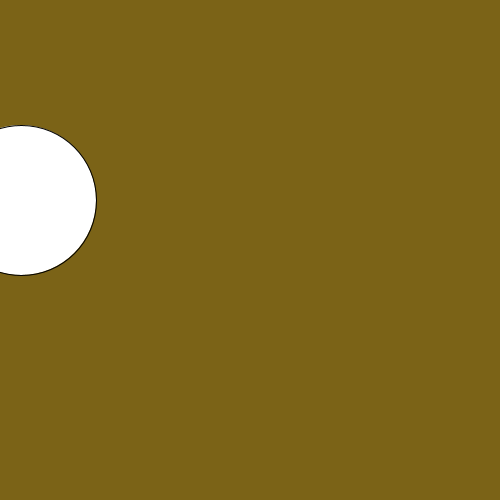
Frame 1 (no input)
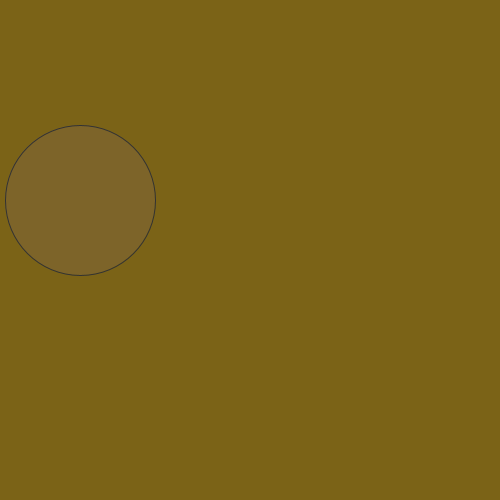
Frame 60 (the mouse pressed at the canvas centre just before this capture)
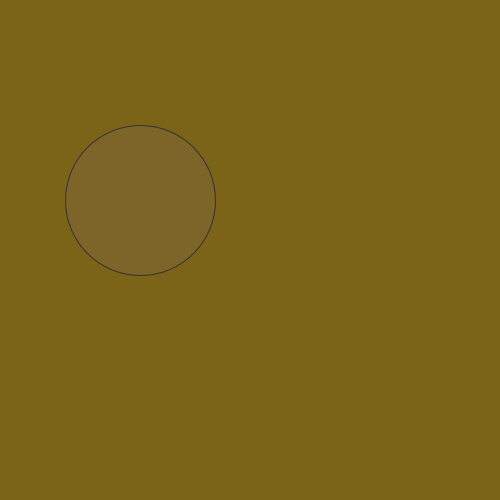
Frame 120 (the mouse held since frame 60 and released just before this capture)

The Processing sketch that drew these frames (run headless with seeded random() and noise(); from frame 60 on, the mouse is pressed at the canvas centre):

// Processing sketch: harambe
// ── harambe.pde
int datboi= 10;
int speed=10;
void setup(){  
  size(500,500);
}
void draw(){

background(123,99,23);
datboi=datboi+1;
ellipse(datboi+speed,200,150,150);
fill(125,100,41);
stroke(50,50,50);
}
